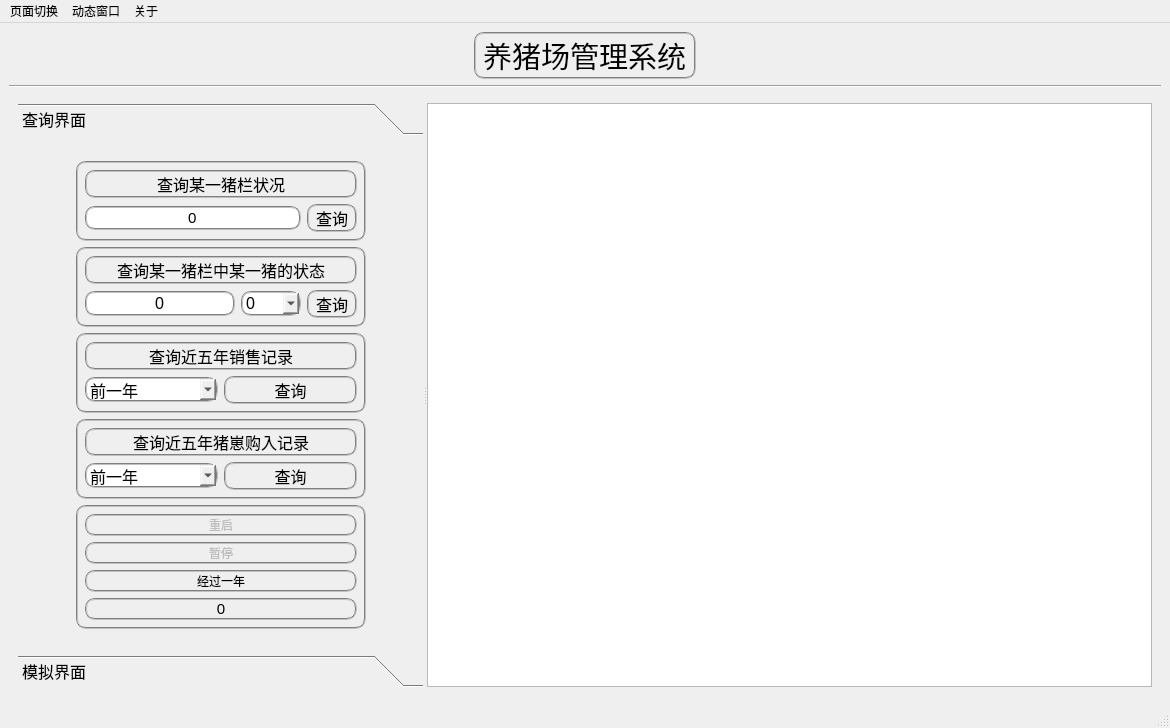
<?xml version="1.0" encoding="UTF-8"?>
<ui version="4.0">
 <class>MainWindow</class>
 <widget class="QMainWindow" name="MainWindow">
  <property name="geometry">
   <rect>
    <x>0</x>
    <y>0</y>
    <width>1170</width>
    <height>728</height>
   </rect>
  </property>
  <property name="windowTitle">
   <string>养猪场管理系统</string>
  </property>
  <widget class="QWidget" name="centralwidget">
   <layout class="QGridLayout" name="gridLayout">
    <item row="1" column="0" colspan="3">
     <widget class="Line" name="line">
      <property name="orientation">
       <enum>Qt::Horizontal</enum>
      </property>
     </widget>
    </item>
    <item row="0" column="0">
     <spacer name="horizontalSpacer">
      <property name="orientation">
       <enum>Qt::Horizontal</enum>
      </property>
      <property name="sizeHint" stdset="0">
       <size>
        <width>438</width>
        <height>20</height>
       </size>
      </property>
     </spacer>
    </item>
    <item row="0" column="2">
     <spacer name="horizontalSpacer_2">
      <property name="orientation">
       <enum>Qt::Horizontal</enum>
      </property>
      <property name="sizeHint" stdset="0">
       <size>
        <width>437</width>
        <height>20</height>
       </size>
      </property>
     </spacer>
    </item>
    <item row="2" column="0" colspan="3">
     <widget class="QStackedWidget" name="stackedWidget">
      <property name="currentIndex">
       <number>0</number>
      </property>
      <widget class="QWidget" name="page_manage">
       <layout class="QGridLayout" name="gridLayout_2">
        <item row="0" column="0">
         <widget class="QSplitter" name="splitter">
          <property name="orientation">
           <enum>Qt::Horizontal</enum>
          </property>
          <widget class="QToolBox" name="toolBox">
           <property name="sizePolicy">
            <sizepolicy hsizetype="Expanding" vsizetype="Preferred">
             <horstretch>0</horstretch>
             <verstretch>0</verstretch>
            </sizepolicy>
           </property>
           <property name="minimumSize">
            <size>
             <width>350</width>
             <height>0</height>
            </size>
           </property>
           <property name="maximumSize">
            <size>
             <width>16777215</width>
             <height>16777215</height>
            </size>
           </property>
           <property name="baseSize">
            <size>
             <width>0</width>
             <height>0</height>
            </size>
           </property>
           <property name="font">
            <font>
             <family>Arial</family>
             <pointsize>12</pointsize>
            </font>
           </property>
           <property name="currentIndex">
            <number>0</number>
           </property>
           <widget class="QWidget" name="toolPage_1">
            <property name="geometry">
             <rect>
              <x>0</x>
              <y>0</y>
              <width>405</width>
              <height>506</height>
             </rect>
            </property>
            <attribute name="label">
             <string>查询界面</string>
            </attribute>
            <layout class="QGridLayout" name="gridLayout_12">
             <item row="2" column="1">
              <widget class="QWidget" name="widget_4" native="true">
               <property name="styleSheet">
                <string notr="true">border:2px groove gray;
border-radius:10px;</string>
               </property>
               <layout class="QGridLayout" name="gridLayout_4">
                <item row="1" column="0">
                 <widget class="QLineEdit" name="lineEdit_pigStatus">
                  <property name="font">
                   <font>
                    <family>Arial</family>
                    <pointsize>12</pointsize>
                   </font>
                  </property>
                  <property name="text">
                   <string>0</string>
                  </property>
                  <property name="alignment">
                   <set>Qt::AlignCenter</set>
                  </property>
                 </widget>
                </item>
                <item row="1" column="3">
                 <widget class="QPushButton" name="Button_pigStatus">
                  <property name="minimumSize">
                   <size>
                    <width>50</width>
                    <height>0</height>
                   </size>
                  </property>
                  <property name="font">
                   <font>
                    <family>Arial</family>
                    <pointsize>12</pointsize>
                   </font>
                  </property>
                  <property name="text">
                   <string>查询</string>
                  </property>
                 </widget>
                </item>
                <item row="0" column="0" colspan="4">
                 <widget class="QLabel" name="label_pigStatus">
                  <property name="font">
                   <font>
                    <family>Arial</family>
                    <pointsize>12</pointsize>
                   </font>
                  </property>
                  <property name="text">
                   <string>查询某一猪栏中某一猪的状态</string>
                  </property>
                  <property name="alignment">
                   <set>Qt::AlignCenter</set>
                  </property>
                 </widget>
                </item>
                <item row="1" column="1" colspan="2">
                 <widget class="QComboBox" name="comboBox_pigStatus">
                  <property name="minimumSize">
                   <size>
                    <width>60</width>
                    <height>0</height>
                   </size>
                  </property>
                  <property name="font">
                   <font>
                    <family>Arial</family>
                    <pointsize>12</pointsize>
                   </font>
                  </property>
                  <item>
                   <property name="text">
                    <string>0</string>
                   </property>
                  </item>
                  <item>
                   <property name="text">
                    <string>1</string>
                   </property>
                  </item>
                  <item>
                   <property name="text">
                    <string>2</string>
                   </property>
                  </item>
                  <item>
                   <property name="text">
                    <string>3</string>
                   </property>
                  </item>
                  <item>
                   <property name="text">
                    <string>4</string>
                   </property>
                  </item>
                  <item>
                   <property name="text">
                    <string>5</string>
                   </property>
                  </item>
                  <item>
                   <property name="text">
                    <string>6</string>
                   </property>
                  </item>
                  <item>
                   <property name="text">
                    <string>7</string>
                   </property>
                  </item>
                  <item>
                   <property name="text">
                    <string>8</string>
                   </property>
                  </item>
                  <item>
                   <property name="text">
                    <string>9</string>
                   </property>
                  </item>
                 </widget>
                </item>
               </layout>
              </widget>
             </item>
             <item row="1" column="2">
              <spacer name="horizontalSpacer_3">
               <property name="orientation">
                <enum>Qt::Horizontal</enum>
               </property>
               <property name="sizeHint" stdset="0">
                <size>
                 <width>40</width>
                 <height>20</height>
                </size>
               </property>
              </spacer>
             </item>
             <item row="1" column="0">
              <spacer name="horizontalSpacer_4">
               <property name="orientation">
                <enum>Qt::Horizontal</enum>
               </property>
               <property name="sizeHint" stdset="0">
                <size>
                 <width>40</width>
                 <height>20</height>
                </size>
               </property>
              </spacer>
             </item>
             <item row="1" column="1">
              <widget class="QWidget" name="widget_5" native="true">
               <property name="styleSheet">
                <string notr="true">border:2px groove gray;
border-radius:10px;</string>
               </property>
               <layout class="QGridLayout" name="gridLayout_3">
                <item row="1" column="1">
                 <widget class="QPushButton" name="Button_penStatus">
                  <property name="minimumSize">
                   <size>
                    <width>50</width>
                    <height>0</height>
                   </size>
                  </property>
                  <property name="font">
                   <font>
                    <family>Arial</family>
                    <pointsize>12</pointsize>
                   </font>
                  </property>
                  <property name="text">
                   <string>查询</string>
                  </property>
                 </widget>
                </item>
                <item row="1" column="0">
                 <widget class="QLineEdit" name="lineEdit_penStatus">
                  <property name="font">
                   <font>
                    <family>Arial</family>
                    <pointsize>11</pointsize>
                   </font>
                  </property>
                  <property name="text">
                   <string>0</string>
                  </property>
                  <property name="alignment">
                   <set>Qt::AlignCenter</set>
                  </property>
                 </widget>
                </item>
                <item row="0" column="0" colspan="2">
                 <widget class="QLabel" name="label_penStatus">
                  <property name="font">
                   <font>
                    <family>Arial</family>
                    <pointsize>12</pointsize>
                   </font>
                  </property>
                  <property name="text">
                   <string>查询某一猪栏状况</string>
                  </property>
                  <property name="alignment">
                   <set>Qt::AlignCenter</set>
                  </property>
                 </widget>
                </item>
               </layout>
              </widget>
             </item>
             <item row="5" column="1">
              <widget class="QWidget" name="widget" native="true">
               <property name="styleSheet">
                <string notr="true">border:2px groove gray;
border-radius:10px;</string>
               </property>
               <layout class="QGridLayout" name="gridLayout_7">
                <item row="0" column="0">
                 <widget class="QPushButton" name="pushButton_restart">
                  <property name="enabled">
                   <bool>false</bool>
                  </property>
                  <property name="font">
                   <font>
                    <family>Arial</family>
                    <pointsize>9</pointsize>
                   </font>
                  </property>
                  <property name="text">
                   <string>重启</string>
                  </property>
                 </widget>
                </item>
                <item row="2" column="0">
                 <widget class="QPushButton" name="Button_aYear">
                  <property name="font">
                   <font>
                    <family>Arial</family>
                    <pointsize>9</pointsize>
                   </font>
                  </property>
                  <property name="text">
                   <string>经过一年</string>
                  </property>
                 </widget>
                </item>
                <item row="1" column="0">
                 <widget class="QPushButton" name="pushButton_pause">
                  <property name="enabled">
                   <bool>false</bool>
                  </property>
                  <property name="font">
                   <font>
                    <family>Arial</family>
                    <pointsize>9</pointsize>
                   </font>
                  </property>
                  <property name="text">
                   <string>暂停</string>
                  </property>
                 </widget>
                </item>
                <item row="3" column="0">
                 <widget class="QLabel" name="label_year">
                  <property name="font">
                   <font>
                    <family>Arial</family>
                    <pointsize>11</pointsize>
                   </font>
                  </property>
                  <property name="text">
                   <string>0</string>
                  </property>
                  <property name="alignment">
                   <set>Qt::AlignCenter</set>
                  </property>
                 </widget>
                </item>
               </layout>
              </widget>
             </item>
             <item row="4" column="1">
              <widget class="QWidget" name="widget_2" native="true">
               <property name="styleSheet">
                <string notr="true">border:2px groove gray;
border-radius:10px;</string>
               </property>
               <layout class="QGridLayout" name="gridLayout_6">
                <item row="1" column="1">
                 <widget class="QPushButton" name="Button_buyPig">
                  <property name="font">
                   <font>
                    <family>Arial</family>
                    <pointsize>12</pointsize>
                   </font>
                  </property>
                  <property name="text">
                   <string>查询</string>
                  </property>
                 </widget>
                </item>
                <item row="1" column="0">
                 <widget class="QComboBox" name="comboBox_buyPig">
                  <property name="font">
                   <font>
                    <family>Arial</family>
                    <pointsize>12</pointsize>
                   </font>
                  </property>
                  <item>
                   <property name="text">
                    <string>前一年</string>
                   </property>
                  </item>
                  <item>
                   <property name="text">
                    <string>前二年</string>
                   </property>
                  </item>
                  <item>
                   <property name="text">
                    <string>前三年</string>
                   </property>
                  </item>
                  <item>
                   <property name="text">
                    <string>前四年</string>
                   </property>
                  </item>
                  <item>
                   <property name="text">
                    <string>前五年</string>
                   </property>
                  </item>
                 </widget>
                </item>
                <item row="0" column="0" colspan="2">
                 <widget class="QLabel" name="label_buyPig">
                  <property name="font">
                   <font>
                    <family>Arial</family>
                    <pointsize>12</pointsize>
                   </font>
                  </property>
                  <property name="text">
                   <string>查询近五年猪崽购入记录</string>
                  </property>
                  <property name="alignment">
                   <set>Qt::AlignCenter</set>
                  </property>
                 </widget>
                </item>
               </layout>
              </widget>
             </item>
             <item row="0" column="1">
              <spacer name="verticalSpacer">
               <property name="orientation">
                <enum>Qt::Vertical</enum>
               </property>
               <property name="sizeHint" stdset="0">
                <size>
                 <width>20</width>
                 <height>40</height>
                </size>
               </property>
              </spacer>
             </item>
             <item row="3" column="1">
              <widget class="QWidget" name="widget_3" native="true">
               <property name="styleSheet">
                <string notr="true">border:2px groove gray;
border-radius:10px;</string>
               </property>
               <layout class="QGridLayout" name="gridLayout_5">
                <item row="1" column="0">
                 <widget class="QComboBox" name="comboBox_soldRecord">
                  <property name="font">
                   <font>
                    <family>Arial</family>
                    <pointsize>12</pointsize>
                   </font>
                  </property>
                  <item>
                   <property name="text">
                    <string>前一年</string>
                   </property>
                  </item>
                  <item>
                   <property name="text">
                    <string>前二年</string>
                   </property>
                  </item>
                  <item>
                   <property name="text">
                    <string>前三年</string>
                   </property>
                  </item>
                  <item>
                   <property name="text">
                    <string>前四年</string>
                   </property>
                  </item>
                  <item>
                   <property name="text">
                    <string>前五年</string>
                   </property>
                  </item>
                 </widget>
                </item>
                <item row="1" column="1">
                 <widget class="QPushButton" name="Button_soldRecord">
                  <property name="font">
                   <font>
                    <family>Arial</family>
                    <pointsize>12</pointsize>
                   </font>
                  </property>
                  <property name="styleSheet">
                   <string notr="true">border:2px groove gray;
border-radius:10px;</string>
                  </property>
                  <property name="text">
                   <string>查询</string>
                  </property>
                 </widget>
                </item>
                <item row="0" column="0" colspan="2">
                 <widget class="QLabel" name="label_soldRecord">
                  <property name="font">
                   <font>
                    <family>Arial</family>
                    <pointsize>12</pointsize>
                   </font>
                  </property>
                  <property name="text">
                   <string>查询近五年销售记录</string>
                  </property>
                  <property name="alignment">
                   <set>Qt::AlignCenter</set>
                  </property>
                 </widget>
                </item>
               </layout>
              </widget>
             </item>
             <item row="6" column="1">
              <spacer name="verticalSpacer_2">
               <property name="orientation">
                <enum>Qt::Vertical</enum>
               </property>
               <property name="sizeHint" stdset="0">
                <size>
                 <width>20</width>
                 <height>40</height>
                </size>
               </property>
              </spacer>
             </item>
            </layout>
           </widget>
           <widget class="QWidget" name="toolPage_2">
            <property name="geometry">
             <rect>
              <x>0</x>
              <y>0</y>
              <width>405</width>
              <height>506</height>
             </rect>
            </property>
            <attribute name="label">
             <string>模拟界面</string>
            </attribute>
            <layout class="QGridLayout" name="gridLayout_10">
             <item row="3" column="4">
              <spacer name="horizontalSpacer_9">
               <property name="orientation">
                <enum>Qt::Horizontal</enum>
               </property>
               <property name="sizeType">
                <enum>QSizePolicy::Expanding</enum>
               </property>
               <property name="sizeHint" stdset="0">
                <size>
                 <width>40</width>
                 <height>20</height>
                </size>
               </property>
              </spacer>
             </item>
             <item row="0" column="3">
              <spacer name="horizontalSpacer_8">
               <property name="orientation">
                <enum>Qt::Horizontal</enum>
               </property>
               <property name="sizeHint" stdset="0">
                <size>
                 <width>72</width>
                 <height>20</height>
                </size>
               </property>
              </spacer>
             </item>
             <item row="1" column="2">
              <widget class="QPushButton" name="pushButton_showPigFarmStatus">
               <property name="text">
                <string>显示当前猪场情况</string>
               </property>
              </widget>
             </item>
             <item row="2" column="1" colspan="3">
              <widget class="QFrame" name="frame">
               <property name="styleSheet">
                <string notr="true">border:2px groove gray;</string>
               </property>
               <property name="frameShape">
                <enum>QFrame::StyledPanel</enum>
               </property>
               <property name="frameShadow">
                <enum>QFrame::Raised</enum>
               </property>
               <layout class="QGridLayout" name="gridLayout_11">
                <item row="2" column="0">
                 <widget class="QPushButton" name="pushButton_infectRestart">
                  <property name="enabled">
                   <bool>false</bool>
                  </property>
                  <property name="font">
                   <font>
                    <family>Arial</family>
                    <pointsize>12</pointsize>
                   </font>
                  </property>
                  <property name="text">
                   <string>重启传染</string>
                  </property>
                 </widget>
                </item>
                <item row="2" column="1">
                 <widget class="QPushButton" name="pushButton_pauseInfect">
                  <property name="enabled">
                   <bool>false</bool>
                  </property>
                  <property name="font">
                   <font>
                    <family>Arial</family>
                    <pointsize>12</pointsize>
                   </font>
                  </property>
                  <property name="text">
                   <string>暂停传染</string>
                  </property>
                 </widget>
                </item>
                <item row="0" column="1">
                 <widget class="QPushButton" name="pushButton_isolateAllInfectedPens">
                  <property name="enabled">
                   <bool>false</bool>
                  </property>
                  <property name="font">
                   <font>
                    <family>Arial</family>
                    <pointsize>12</pointsize>
                   </font>
                  </property>
                  <property name="text">
                   <string>隔离所有感染的猪栏</string>
                  </property>
                 </widget>
                </item>
                <item row="1" column="0">
                 <widget class="QLineEdit" name="lineEdit_isolateNum">
                  <property name="enabled">
                   <bool>false</bool>
                  </property>
                  <property name="font">
                   <font>
                    <family>Arial</family>
                    <pointsize>12</pointsize>
                   </font>
                  </property>
                  <property name="text">
                   <string>0</string>
                  </property>
                  <property name="alignment">
                   <set>Qt::AlignCenter</set>
                  </property>
                 </widget>
                </item>
                <item row="1" column="1">
                 <widget class="QPushButton" name="pushButton_isolatePenInNum">
                  <property name="enabled">
                   <bool>false</bool>
                  </property>
                  <property name="font">
                   <font>
                    <family>Arial</family>
                    <pointsize>12</pointsize>
                   </font>
                  </property>
                  <property name="text">
                   <string>隔离对应编号的猪栏</string>
                  </property>
                 </widget>
                </item>
                <item row="0" column="0">
                 <widget class="QLabel" name="label_3">
                  <property name="font">
                   <font>
                    <family>Arial</family>
                    <pointsize>12</pointsize>
                   </font>
                  </property>
                  <property name="text">
                   <string>&lt;控制台&gt;</string>
                  </property>
                  <property name="alignment">
                   <set>Qt::AlignCenter</set>
                  </property>
                 </widget>
                </item>
               </layout>
              </widget>
             </item>
             <item row="0" column="1">
              <spacer name="horizontalSpacer_7">
               <property name="orientation">
                <enum>Qt::Horizontal</enum>
               </property>
               <property name="sizeHint" stdset="0">
                <size>
                 <width>73</width>
                 <height>20</height>
                </size>
               </property>
              </spacer>
             </item>
             <item row="3" column="1" colspan="3">
              <widget class="QLabel" name="label_pixmap_pig_1">
               <property name="styleSheet">
                <string notr="true">border:2px groove gray;
border-radius:10px;
padding:2px 4px;</string>
               </property>
               <property name="text">
                <string/>
               </property>
               <property name="pixmap">
                <pixmap resource="other_sources.qrc">:/sources/pixmap_pig_1.png</pixmap>
               </property>
               <property name="scaledContents">
                <bool>true</bool>
               </property>
               <property name="alignment">
                <set>Qt::AlignCenter</set>
               </property>
              </widget>
             </item>
             <item row="3" column="0">
              <spacer name="horizontalSpacer_10">
               <property name="orientation">
                <enum>Qt::Horizontal</enum>
               </property>
               <property name="sizeType">
                <enum>QSizePolicy::Expanding</enum>
               </property>
               <property name="sizeHint" stdset="0">
                <size>
                 <width>40</width>
                 <height>20</height>
                </size>
               </property>
              </spacer>
             </item>
             <item row="0" column="2">
              <widget class="QPushButton" name="pushButton_startInfect">
               <property name="text">
                <string>开始模拟猪瘟传播</string>
               </property>
              </widget>
             </item>
            </layout>
           </widget>
          </widget>
          <widget class="QTextEdit" name="display_textEdit">
           <property name="minimumSize">
            <size>
             <width>725</width>
             <height>0</height>
            </size>
           </property>
           <property name="font">
            <font>
             <family>Arial</family>
             <pointsize>14</pointsize>
            </font>
           </property>
          </widget>
         </widget>
        </item>
       </layout>
      </widget>
      <widget class="QWidget" name="page_chart">
       <layout class="QGridLayout" name="gridLayout_8">
        <item row="0" column="1" rowspan="2">
         <widget class="Line" name="line_8">
          <property name="orientation">
           <enum>Qt::Vertical</enum>
          </property>
         </widget>
        </item>
        <item row="0" column="0">
         <widget class="QFrame" name="frame_chartManage">
          <property name="minimumSize">
           <size>
            <width>378</width>
            <height>0</height>
           </size>
          </property>
          <property name="maximumSize">
           <size>
            <width>378</width>
            <height>16777215</height>
           </size>
          </property>
          <property name="frameShape">
           <enum>QFrame::StyledPanel</enum>
          </property>
          <property name="frameShadow">
           <enum>QFrame::Raised</enum>
          </property>
          <layout class="QGridLayout" name="gridLayout_9">
           <item row="2" column="1" colspan="3">
            <widget class="Line" name="line_2">
             <property name="orientation">
              <enum>Qt::Horizontal</enum>
             </property>
            </widget>
           </item>
           <item row="0" column="4" rowspan="12">
            <widget class="Line" name="line_5">
             <property name="orientation">
              <enum>Qt::Vertical</enum>
             </property>
            </widget>
           </item>
           <item row="8" column="1" colspan="3">
            <widget class="Line" name="line_7">
             <property name="orientation">
              <enum>Qt::Horizontal</enum>
             </property>
            </widget>
           </item>
           <item row="10" column="2">
            <widget class="QPushButton" name="pushButton_feedTimeChart">
             <property name="minimumSize">
              <size>
               <width>0</width>
               <height>30</height>
              </size>
             </property>
             <property name="font">
              <font>
               <family>Arial</family>
               <pointsize>10</pointsize>
              </font>
             </property>
             <property name="text">
              <string>显示时间图</string>
             </property>
            </widget>
           </item>
           <item row="4" column="3">
            <spacer name="horizontalSpacer_5">
             <property name="orientation">
              <enum>Qt::Horizontal</enum>
             </property>
             <property name="sizeHint" stdset="0">
              <size>
               <width>40</width>
               <height>20</height>
              </size>
             </property>
            </spacer>
           </item>
           <item row="1" column="1" colspan="3">
            <widget class="QLabel" name="label_chartManage">
             <property name="font">
              <font>
               <family>Arial</family>
               <pointsize>14</pointsize>
              </font>
             </property>
             <property name="layoutDirection">
              <enum>Qt::LeftToRight</enum>
             </property>
             <property name="text">
              <string>列表显示管理</string>
             </property>
             <property name="alignment">
              <set>Qt::AlignCenter</set>
             </property>
            </widget>
           </item>
           <item row="3" column="1" colspan="3">
            <widget class="QLabel" name="label_num">
             <property name="font">
              <font>
               <family>Arial</family>
               <pointsize>11</pointsize>
              </font>
             </property>
             <property name="text">
              <string>猪场中猪品种数量分布图:</string>
             </property>
             <property name="alignment">
              <set>Qt::AlignCenter</set>
             </property>
            </widget>
           </item>
           <item row="7" column="2">
            <widget class="QPushButton" name="pushButton_weightChart">
             <property name="minimumSize">
              <size>
               <width>0</width>
               <height>30</height>
              </size>
             </property>
             <property name="font">
              <font>
               <family>Arial</family>
               <pointsize>10</pointsize>
              </font>
             </property>
             <property name="text">
              <string>显示重量图</string>
             </property>
            </widget>
           </item>
           <item row="0" column="1" colspan="3">
            <widget class="Line" name="line_3">
             <property name="orientation">
              <enum>Qt::Horizontal</enum>
             </property>
            </widget>
           </item>
           <item row="5" column="1" colspan="3">
            <widget class="Line" name="line_9">
             <property name="orientation">
              <enum>Qt::Horizontal</enum>
             </property>
            </widget>
           </item>
           <item row="4" column="2">
            <widget class="QPushButton" name="pushButton_numChart">
             <property name="minimumSize">
              <size>
               <width>96</width>
               <height>30</height>
              </size>
             </property>
             <property name="font">
              <font>
               <family>Arial</family>
               <pointsize>10</pointsize>
              </font>
             </property>
             <property name="text">
              <string>显示数量图</string>
             </property>
            </widget>
           </item>
           <item row="11" column="1" colspan="3">
            <widget class="Line" name="line_6">
             <property name="orientation">
              <enum>Qt::Horizontal</enum>
             </property>
            </widget>
           </item>
           <item row="0" column="0" rowspan="12">
            <widget class="Line" name="line_4">
             <property name="orientation">
              <enum>Qt::Vertical</enum>
             </property>
            </widget>
           </item>
           <item row="4" column="1">
            <spacer name="horizontalSpacer_6">
             <property name="orientation">
              <enum>Qt::Horizontal</enum>
             </property>
             <property name="sizeHint" stdset="0">
              <size>
               <width>40</width>
               <height>20</height>
              </size>
             </property>
            </spacer>
           </item>
           <item row="9" column="1" colspan="3">
            <widget class="QLabel" name="label_2">
             <property name="font">
              <font>
               <family>Arial</family>
               <pointsize>11</pointsize>
              </font>
             </property>
             <property name="text">
              <string>猪场中猪喂养时间分布图:</string>
             </property>
             <property name="alignment">
              <set>Qt::AlignCenter</set>
             </property>
            </widget>
           </item>
           <item row="6" column="1" colspan="3">
            <widget class="QLabel" name="label_weight">
             <property name="font">
              <font>
               <family>Arial</family>
               <pointsize>11</pointsize>
              </font>
             </property>
             <property name="text">
              <string>猪场中猪重量分布图:</string>
             </property>
             <property name="alignment">
              <set>Qt::AlignCenter</set>
             </property>
            </widget>
           </item>
          </layout>
         </widget>
        </item>
        <item row="0" column="2" rowspan="2">
         <widget class="QFrame" name="ChartView">
          <property name="frameShape">
           <enum>QFrame::StyledPanel</enum>
          </property>
          <property name="frameShadow">
           <enum>QFrame::Raised</enum>
          </property>
         </widget>
        </item>
        <item row="1" column="0">
         <widget class="QLabel" name="label_pixmap_2">
          <property name="styleSheet">
           <string notr="true">border:2px groove gray;
border-radius:10px;
padding:2px 4px;</string>
          </property>
          <property name="text">
           <string/>
          </property>
          <property name="pixmap">
           <pixmap resource="other_sources.qrc">:/sources/pig_pixmap_2.png</pixmap>
          </property>
          <property name="scaledContents">
           <bool>true</bool>
          </property>
         </widget>
        </item>
       </layout>
      </widget>
     </widget>
    </item>
    <item row="0" column="1">
     <widget class="QLabel" name="label_HeadLine">
      <property name="font">
       <font>
        <family>Arial</family>
        <pointsize>22</pointsize>
       </font>
      </property>
      <property name="styleSheet">
       <string notr="true">border:2px groove gray;
border-radius:10px;</string>
      </property>
      <property name="text">
       <string>养猪场管理系统</string>
      </property>
     </widget>
    </item>
   </layout>
  </widget>
  <widget class="QMenuBar" name="menubar">
   <property name="geometry">
    <rect>
     <x>0</x>
     <y>0</y>
     <width>1170</width>
     <height>25</height>
    </rect>
   </property>
   <widget class="QMenu" name="menu">
    <property name="title">
     <string>页面切换</string>
    </property>
    <addaction name="actionto_page_manage"/>
    <addaction name="actionto_page_chart"/>
   </widget>
   <widget class="QMenu" name="menu_2">
    <property name="title">
     <string>动态窗口</string>
    </property>
    <addaction name="actiondisplay"/>
   </widget>
   <widget class="QMenu" name="menu_3">
    <property name="title">
     <string>关于</string>
    </property>
    <addaction name="actionabout"/>
    <addaction name="action_references"/>
   </widget>
   <addaction name="menu"/>
   <addaction name="menu_2"/>
   <addaction name="menu_3"/>
  </widget>
  <widget class="QStatusBar" name="statusbar">
   <property name="font">
    <font>
     <family>Arial</family>
     <pointsize>11</pointsize>
    </font>
   </property>
  </widget>
  <action name="actionto_page_manage">
   <property name="text">
    <string>管理界面</string>
   </property>
  </action>
  <action name="actionto_page_chart">
   <property name="text">
    <string>图表界面</string>
   </property>
  </action>
  <action name="actiondisplay">
   <property name="text">
    <string>显示</string>
   </property>
  </action>
  <action name="actionabout">
   <property name="text">
    <string>关于作者</string>
   </property>
  </action>
  <action name="action_references">
   <property name="text">
    <string>参考资料</string>
   </property>
  </action>
 </widget>
 <resources>
  <include location="other_sources.qrc"/>
 </resources>
 <connections/>
</ui>
